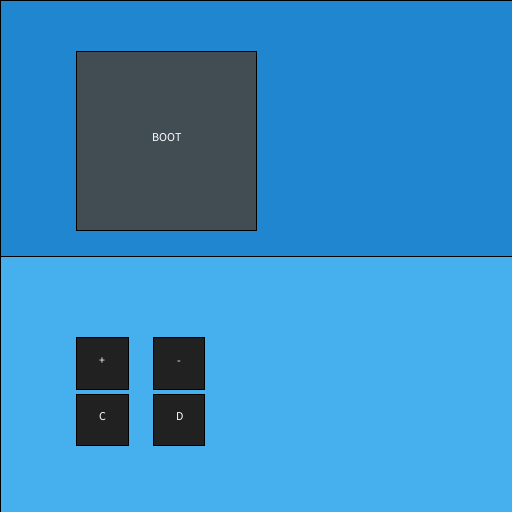
Frame 1 (no input)
Frame 60 (the mouse pressed at the canvas centre just before this capture): identical to frame 1, image omitted
Frame 120 (the mouse held since frame 60 and released just before this capture): identical to frame 1, image omitted

The Processing sketch that drew this single still picture (run headless with seeded random() and noise(); from frame 60 on, the mouse is pressed at the canvas centre):

// Processing sketch: sketch_30_stateMachines2
// ── sketch_30_stateMachines2.pde
final static int BOOT              = -1;
final static int WAIT_FOR_PERSON   = 1;
final static int CC_SUCCESS        = 2;
final static int SELECT_AMOUNT     = 3;
final static int TAKE_TICKET       = 4;
final static int GREETINGS         = 5;

int currentState = BOOT;
String textOnScreen = "BOOT";

float timeOfChangeState = 0;

void setup()
{
  size(512,512);
  textAlign(CENTER);
}

void draw()
{
  background(0);
  drawMachineTop();
  drawScreen(textOnScreen);
  drawMachineBottom();
  
  updateTime();
}

void updateTime()
{
  switch(currentState){
    case BOOT:
      if(millis() - timeOfChangeState > 3000)
      {
        changeState(WAIT_FOR_PERSON);
      }
    break;
    case CC_SUCCESS:
       if(millis() - timeOfChangeState > 1000)
      {
        changeState(SELECT_AMOUNT);
      }
    break;
    
    case GREETINGS:
        if(millis() - timeOfChangeState > 2000)
      {
        changeState(WAIT_FOR_PERSON);
      }
    break;
  }
}

// ── Button.pde
class MetroMachineButton{
  float posX,posY,size;
  String buttonName;
  
  public MetroMachineButton(float posX_,float posY_,float size_, String buttonName_){
    posX = posX_;
    posY = posY_;
    size = size_;
    buttonName = buttonName_;
  }
  public void display()
  {
    fill(33,33,33);
    rect(posX,posY,size,size) ; 
    fill(255);
    text(buttonName,posX+size*0.5,posY+size*0.5);
  }

}

// ── DrawMachine.pde

void drawMachineTop()
{
  fill(32 , 134  ,207  );
  rect(0,0,width,height/2) ; 
}

void drawScreen(String textToDisplay)
{
  fill(66 , 77,  83  );
  rect(width*0.15,height*0.10,width*0.35,height*0.35) ; 
  fill(255);
  text(textToDisplay,width*0.325,height*0.275);
  
}
void drawMachineBottom()
{
  fill(69 , 176,  237    );
  rect(0,height/2,width,height/2) ; 
  
  //button +
  MetroMachineButton plus = new MetroMachineButton(width*0.15,height*0.66,width*0.10,"+");
  plus.display();
  //button -
  MetroMachineButton minus = new MetroMachineButton(width*0.30,height*0.66,width*0.10,"-");
  minus.display();
  
  //button C
  MetroMachineButton c = new MetroMachineButton(width*0.15,height*0.77,width*0.10,"C");
  c.display();
  //button D
  MetroMachineButton d = new MetroMachineButton(width*0.30,height*0.77,width*0.10,"D");
  d.display();
  
   
  //credit card socket
  
  //ticket socket
  
}

// ── interactivity.pde

void keyPressed()
{
  switch(currentState){
    case WAIT_FOR_PERSON:
      if(key == 'i') //inserting CC
      {
        changeState(CC_SUCCESS);
      }
    break;
    case SELECT_AMOUNT:
        if(key == '+')
        {
          //change amount
        }
        else if(key == '-')
        {
          //change amount
        }
        else if(key == 'd')
        {
          changeState(TAKE_TICKET);
        }
        if(key == 'c')
        {
          changeState(WAIT_FOR_PERSON);
        }
    break;
    case TAKE_TICKET:
      if(key == 't')
      {
        changeState(GREETINGS);
      }
    break;
  }
}

// ── state.pde

void changeState(int newState)
{
  switch(newState){
    case BOOT:
    //never going to happen during my program
    break;
    case WAIT_FOR_PERSON:
      textOnScreen = "INSERT YOUR CREDIT CARD";
    break;
    case CC_SUCCESS:
       textOnScreen = "SUCCESSFULLY INSERTED";
       timeOfChangeState = millis();
    break;
    case SELECT_AMOUNT:
        textOnScreen = "SELECT AMOUNT";
    break;
    case TAKE_TICKET:
      textOnScreen = "TAKE TICKET";
    break;
    case GREETINGS:
      timeOfChangeState = millis();
      textOnScreen = "THANK YOU FOR USING THE METRO";
    break;
  }
  currentState = newState;
}
